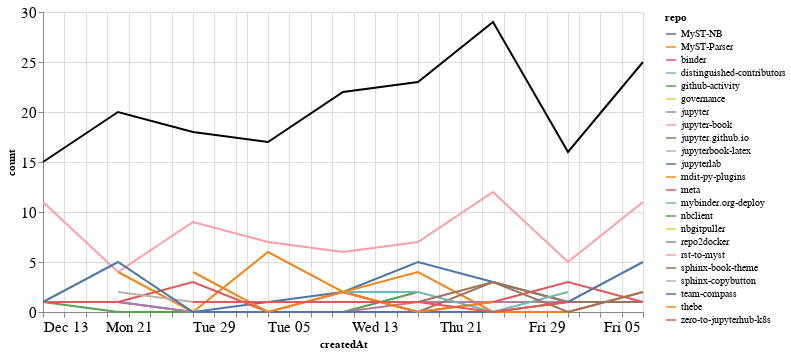

The notebook cell this image was saved under:
### Markdown cell above
### Comments

### Code cell
comments_time = comments.groupby('repo').resample('W', on='createdAt').count()['author'].reset_index()
comments_time = comments_time.rename(columns={'author': 'count'})
comments_time_total = comments_time.groupby('createdAt').agg({"count": "sum"}).reset_index()
ch1 = alt.Chart(comments_time, width=600).mark_line().encode(
    x='createdAt',
    y='count',
    color='repo',
    tooltip="repo"
)

ch2 = alt.Chart(comments_time_total, width=600).mark_line(color="black").encode(
    x='createdAt',
    y='count',
)

ch1 + ch2

### Figure 1 — Vega-Lite specification as saved in the notebook (floating-point values rounded to 4 significant figures)
{"config": {"axisLeft": {"labelFontSize": 15}, "axisBottom": {"labelFontSize": 15}}, "layer": [{"data": {"name": "data-ad586efcd18ddf31d31fb269d68c80cd"}, "mark": "line", "encoding": {"color": {"type": "nominal", "field": "repo"}, "tooltip": {"type": "nominal", "field": "repo"}, "x": {"type": "temporal", "field": "createdAt"}, "y": {"type": "quantitative", "field": "count"}}, "width": 600}, {"data": {"name": "data-486bc0f16e8ca3783655984bafcd628c"}, "mark": {"type": "line", "color": "black"}, "encoding": {"x": {"type": "temporal", "field": "createdAt"}, "y": {"type": "quantitative", "field": "count"}}, "width": 600}], "$schema": "https://vega.github.io/schema/vega-lite/v4.8.1.json", "datasets": {"data-ad586efcd18ddf31d31fb269d68c80cd": [{"repo": "MyST-NB", "createdAt": "2020-12-20T00:00:00", "count": 1}, {"repo": "MyST-NB", "createdAt": "2020-12-27T00:00:00", "count": 0}, {"repo": "MyST-NB", "createdAt": "2021-01-03T00:00:00", "count": 1}, {"repo": "MyST-NB", "createdAt": "2021-01-10T00:00:00", "count": 2}, {"repo": "MyST-NB", "createdAt": "2021-01-17T00:00:00", "count": 5}, {"repo": "MyST-NB", "createdAt": "2021-01-24T00:00:00", "count": 3}, {"repo": "MyST-NB", "createdAt": "2021-01-31T00:00:00", "count": 1}, {"repo": "MyST-Parser", "createdAt": "2020-12-20T00:00:00", "count": 4}, {"repo": "MyST-Parser", "createdAt": "2020-12-27T00:00:00", "count": 0}, {"repo": "MyST-Parser", "createdAt": "2021-01-03T00:00:00", "count": 6}, {"repo": "MyST-Parser", "createdAt": "2021-01-10T00:00:00", "count": 2}, {"repo": "MyST-Parser", "createdAt": "2021-01-17T00:00:00", "count": 4}, {"repo": "MyST-Parser", "createdAt": "2021-01-24T00:00:00", "count": 0}, {"repo": "MyST-Parser", "createdAt": "2021-01-31T00:00:00", "count": 0}, {"repo": "MyST-Parser", "createdAt": "2021-02-07T00:00:00", "count": 2}, {"repo": "binder", "createdAt": "2021-01-31T00:00:00", "count": 1}, {"repo": "distinguished-contributors", "createdAt": "2020-12-20T00:00:00", "count": 1}, {"repo": "github-activity", "createdAt": "2020-12-13T00:00:00", "count": 1}, {"repo": "github-activity", "createdAt": "2020-12-20T00:00:00", "count": 0}, {"repo": "github-activity", "createdAt": "2020-12-27T00:00:00", "count": 0}, {"repo": "github-activity", "createdAt": "2021-01-03T00:00:00", "count": 0}, {"repo": "github-activity", "createdAt": "2021-01-10T00:00:00", "count": 0}, {"repo": "github-activity", "createdAt": "2021-01-17T00:00:00", "count": 2}, {"repo": "governance", "createdAt": "2021-01-24T00:00:00", "count": 1}, {"repo": "jupyter", "createdAt": "2020-12-20T00:00:00", "count": 1}, {"repo": "jupyter", "createdAt": "2020-12-27T00:00:00", "count": 0}, {"repo": "jupyter", "createdAt": "2021-01-03T00:00:00", "count": 0}, {"repo": "jupyter", "createdAt": "2021-01-10T00:00:00", "count": 0}, {"repo": "jupyter", "createdAt": "2021-01-17T00:00:00", "count": 1}, {"repo": "jupyter", "createdAt": "2021-01-24T00:00:00", "count": 1}, {"repo": "jupyter", "createdAt": "2021-01-31T00:00:00", "count": 1}, {"repo": "jupyter-book", "createdAt": "2020-12-13T00:00:00", "count": 11}, {"repo": "jupyter-book", "createdAt": "2020-12-20T00:00:00", "count": 4}, {"repo": "jupyter-book", "createdAt": "2020-12-27T00:00:00", "count": 9}, {"repo": "jupyter-book", "createdAt": "2021-01-03T00:00:00", "count": 7}, {"repo": "jupyter-book", "createdAt": "2021-01-10T00:00:00", "count": 6}, {"repo": "jupyter-book", "createdAt": "2021-01-17T00:00:00", "count": 7}, {"repo": "jupyter-book", "createdAt": "2021-01-24T00:00:00", "count": 12}, {"repo": "jupyter-book", "createdAt": "2021-01-31T00:00:00", "count": 5}, {"repo": "jupyter-book", "createdAt": "2021-02-07T00:00:00", "count": 11}, {"repo": "jupyter.github.io", "createdAt": "2021-01-10T00:00:00", "count": 2}, {"repo": "jupyter.github.io", "createdAt": "2021-01-17T00:00:00", "count": 0}, {"repo": "jupyter.github.io", "createdAt": "2021-01-24T00:00:00", "count": 3}, {"repo": "jupyter.github.io", "createdAt": "2021-01-31T00:00:00", "count": 1}, {"repo": "jupyter.github.io", "createdAt": "2021-02-07T00:00:00", "count": 1}, {"repo": "jupyterbook-latex", "createdAt": "2021-02-07T00:00:00", "count": 2}, {"repo": "jupyterlab", "createdAt": "2020-12-20T00:00:00", "count": 1}, {"repo": "mdit-py-plugins", "createdAt": "2021-02-07T00:00:00", "count": 1}, {"repo": "meta", "createdAt": "2020-12-13T00:00:00", "count": 1}, {"repo": "meta", "createdAt": "2020-12-20T00:00:00", "count": 1}, {"repo": "meta", "createdAt": "2020-12-27T00:00:00", "count": 3}, {"repo": "meta", "createdAt": "2021-01-03T00:00:00", "count": 0}, {"repo": "meta", "createdAt": "2021-01-10T00:00:00", "count": 2}, {"repo": "meta", "createdAt": "2021-01-17T00:00:00", "count": 0}, {"repo": "meta", "createdAt": "2021-01-24T00:00:00", "count": 1}, {"repo": "meta", "createdAt": "2021-01-31T00:00:00", "count": 3}, {"repo": "meta", "createdAt": "2021-02-07T00:00:00", "count": 1}, {"repo": "mybinder.org-deploy", "createdAt": "2021-01-10T00:00:00", "count": 2}, {"repo": "mybinder.org-deploy", "createdAt": "2021-01-17T00:00:00", "count": 2}, {"repo": "mybinder.org-deploy", "createdAt": "2021-01-24T00:00:00", "count": 0}, {"repo": "mybinder.org-deploy", "createdAt": "2021-01-31T00:00:00", "count": 2}, {"repo": "nbclient", "createdAt": "2020-12-13T00:00:00", "count": 1}, {"repo": "nbgitpuller", "createdAt": "2021-01-10T00:00:00", "count": 2}, {"repo": "repo2docker", "createdAt": "2021-01-24T00:00:00", "count": 4}, {"repo": "rst-to-myst", "createdAt": "2021-01-03T00:00:00", "count": 1}, {"repo": "sphinx-book-theme", "createdAt": "2021-01-10T00:00:00", "count": 1}, {"repo": "sphinx-book-theme", "createdAt": "2021-01-17T00:00:00", "count": 1}, {"repo": "sphinx-book-theme", "createdAt": "2021-01-24T00:00:00", "count": 3}, {"repo": "sphinx-book-theme", "createdAt": "2021-01-31T00:00:00", "count": 0}, {"repo": "sphinx-book-theme", "createdAt": "2021-02-07T00:00:00", "count": 2}, {"repo": "sphinx-copybutton", "createdAt": "2020-12-20T00:00:00", "count": 2}, {"repo": "sphinx-copybutton", "createdAt": "2020-12-27T00:00:00", "count": 1}, {"repo": "sphinx-copybutton", "createdAt": "2021-01-03T00:00:00", "count": 1}, {"repo": "team-compass", "createdAt": "2020-12-13T00:00:00", "count": 1}, {"repo": "team-compass", "createdAt": "2020-12-20T00:00:00", "count": 5}, {"repo": "team-compass", "createdAt": "2020-12-27T00:00:00", "count": 0}, {"repo": "team-compass", "createdAt": "2021-01-03T00:00:00", "count": 0}, {"repo": "team-compass", "createdAt": "2021-01-10T00:00:00", "count": 0}, {"repo": "team-compass", "createdAt": "2021-01-17T00:00:00", "count": 0}, {"repo": "team-compass", "createdAt": "2021-01-24T00:00:00", "count": 0}, {"repo": "team-compass", "createdAt": "2021-01-31T00:00:00", "count": 1}, {"repo": "team-compass", "createdAt": "2021-02-07T00:00:00", "count": 5}, {"repo": "thebe", "createdAt": "2020-12-27T00:00:00", "count": 4}, {"repo": "thebe", "createdAt": "2021-01-03T00:00:00", "count": 0}, {"repo": "thebe", "createdAt": "2021-01-10T00:00:00", "count": 2}, {"repo": "thebe", "createdAt": "2021-01-17T00:00:00", "count": 0}, {"repo": "thebe", "createdAt": "2021-01-24T00:00:00", "count": 1}, {"repo": "zero-to-jupyterhub-k8s", "createdAt": "2020-12-27T00:00:00", "count": 1}, {"repo": "zero-to-jupyterhub-k8s", "createdAt": "2021-01-03T00:00:00", "count": 1}, {"repo": "zero-to-jupyterhub-k8s", "createdAt": "2021-01-10T00:00:00", "count": 1}, {"repo": "zero-to-jupyterhub-k8s", "createdAt": "2021-01-17T00:00:00", "count": 1}, {"repo": "zero-to-jupyterhub-k8s", "createdAt": "2021-01-24T00:00:00", "count": 0}, {"repo": "zero-to-jupyterhub-k8s", "createdAt": "2021-01-31T00:00:00", "count": 1}], "data-486bc0f16e8ca3783655984bafcd628c": [{"createdAt": "2020-12-13T00:00:00", "count": 15}, {"createdAt": "2020-12-20T00:00:00", "count": 20}, {"createdAt": "2020-12-27T00:00:00", "count": 18}, {"createdAt": "2021-01-03T00:00:00", "count": 17}, {"createdAt": "2021-01-10T00:00:00", "count": 22}, {"createdAt": "2021-01-17T00:00:00", "count": 23}, {"createdAt": "2021-01-24T00:00:00", "count": 29}, {"createdAt": "2021-01-31T00:00:00", "count": 16}, {"createdAt": "2021-02-07T00:00:00", "count": 25}]}}
